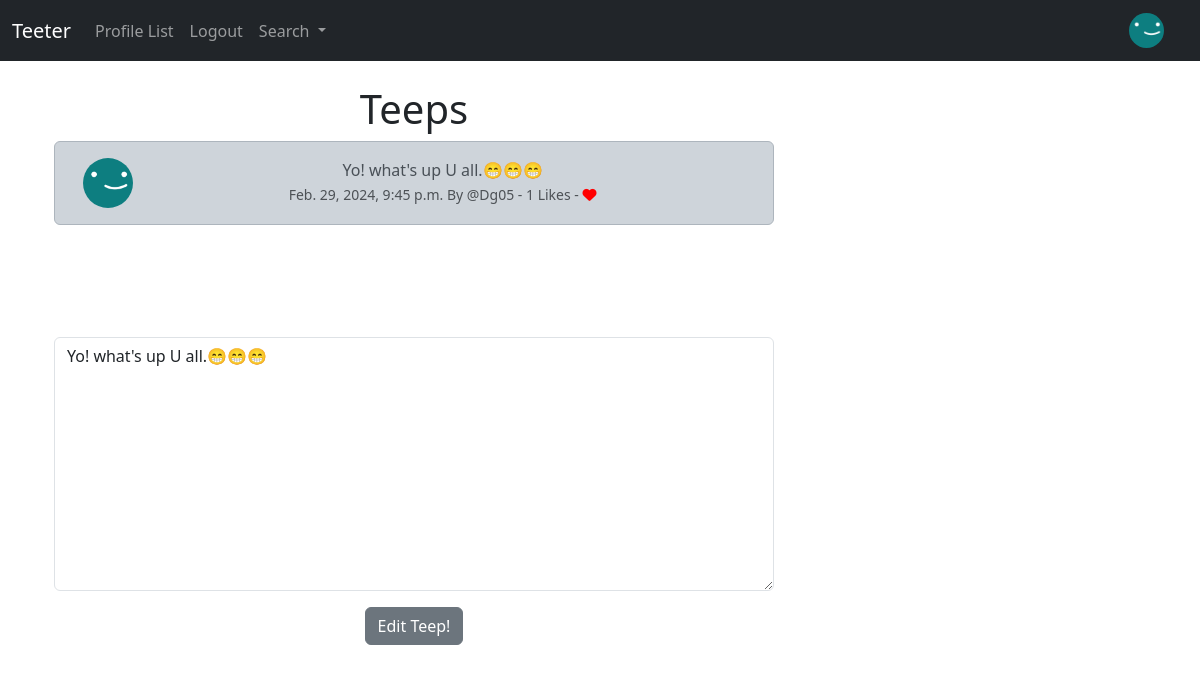
The page /teep_edit/7 (signed in) on the database its author committed.
### teeter/models.py (models this page shows, shortened)
class Profile(models.Model):
    user = models.OneToOneField(User, on_delete=models.CASCADE)
    follows = models.ManyToManyField("self",
        related_name="followed_by",
        symmetrical=False,
        blank=True)
    date_modified = models.DateTimeField(User, auto_now=True)
    profile_image = models.ImageField(null=True, blank=True, upload_to='images/')
    profile_bio = models.CharField(null=True, blank=True, max_length=500)
    website_link = models.CharField(null=True, blank=True, max_length=150)
    instagram_link = models.CharField(null=True, blank=True, max_length=150)
    facebook_link = models.CharField(null=True, blank=True, max_length=150)
    linkedin_link = models.CharField(null=True, blank=True, max_length=150)

class Teep(models.Model):
    user = models.ForeignKey(
        User, related_name='teeps',
        on_delete=models.DO_NOTHING
    )
    body=models.CharField(max_length=200)
    created_at = models.DateTimeField(auto_now_add=True)
    likes = models.ManyToManyField(User, related_name="teep_like", blank=True)
    def number_of_likes(self):
        return self.likes.count()

### teeter/views.py (the view)
# urls.py: path('teep_edit/<int:pk>', teep_edit, name='teep_edit'),
def teep_edit(request, pk):
    if request.user.is_authenticated:
        teep = get_object_or_404(Teep, id=pk)
        if request.user.username == teep.user.username:
            form = TeepForm(request.POST or None, instance=teep)
            if request.method == "POST":
                if form.is_valid():
                    teep = form.save(commit=False)
                    teep.user = request.user
                    teep.save()
                    messages.success(request, ('Your Teep has been updated Successfully!'))
                    return redirect('home')
            else:
                return render(request, 'teep_edit.html', {'form': form, 'teep': teep})
        else:
            messages.error(request, ("Sorry, You can't edit this teep!"))
            return redirect('home')
    else:
        messages.error(request, ('Please Login to delete this teep!'))
        return redirect(request.META.get("HTTP_REFERER"))

### teeter/forms.py
class TeepForm(forms.ModelForm):
    body= forms.CharField(required=True,
        widget = forms.Textarea(
            attrs={
                "placeholder": "Enter your Teeter Teep!",
                "class": "form-control",
            }
        ),
        label='',
    )
    class Meta:
        model = Teep
        exclude = ('user', 'likes', )

### teeter/templates/teep_edit.html (shortened to what this page needs)
{% extends 'base.html' %}
{% load static %}
{% block content %}
  <div class="container text-center">
    <div class="row">
      <div class="col-8">
        <h1>Teeps</h1>
          <div class="alert alert-dark" role="alert">
            <div class="container">
              <div class="row">
                <div class="col-1">
                  {% if teep.user.profile.profile_image %}
                    <img src="{{ teep.user.profile.profile_image.url }}" width=50 height=50 class="rounded-circle" alt="{{ profile.user.username }}">
                  {% else %}
                    <img src="{% static 'images/profile-icon.jpeg' %}" width=50 height=50 class="rounded-circle" alt="{{ profile.user.username }}">
                  {% endif %}
                </div>
                <div class="col-11">
                  {{ teep.body }}<br/>
                  <small class="text-muted">
                    {{ teep.created_at }} By @{{ teep.user.username }}
                    - {{ teep.number_of_likes }} Likes -
                    {% if user in teep.likes.all %}
                    <a href="{% url 'teep_like' teep.id %}">
                      <i class="fa-solid fa-heart" style="color:red"></i>
                    </a>
                    {% else %}
                    <a href="{% url 'teep_like' teep.id %}">
                      <i class="fa fa-heart-o" style="color:red"></i>
                    </a>
                    {% endif %}
                  </small>
                </div>
              </div>
            </div>
          </div>
          <br/><br/>
    <br/><br/>
    {% if form %}
        <form method="POST">
            {{ form.as_p }}
            <button type="submit" class="btn btn-secondary">Edit Teep!</button>
        </form>
    {% endif %}
    </div>
{% endblock %}

### teeter/templates/navbar.html (shortened to what this page needs)
<nav class="navbar navbar-expand-lg navbar-dark bg-dark">
{% load static %}
    <div class="container-fluid">
      <a class="navbar-brand" href="{% url 'home' %}">Teeter</a>
      <div class="collapse navbar-collapse" id="navbarSupportedContent">
        <ul class="navbar-nav me-auto mb-2 mb-lg-0">
          <li class="nav-item">
            <a class="nav-link" href="{% url 'profile_list' %}">Profile List</a>
          </li>
          {% if user.is_authenticated %}
            <li class="nav-item">
              <a class="nav-link" href="{% url 'logout' %}">Logout</a>
            </li>
          {% endif %}
          <li class="nav-item dropdown">
            <a class="nav-link dropdown-toggle" href="#" role="button" data-bs-toggle="dropdown" aria-expanded="false">
              Search
            </a>
          </li>
        </ul>
        {% if user.is_authenticated %}
          <ul class="navbar-nav ml-auto">
            <li class="nav-link navbar-brand">
              <a href="{% url 'profile' request.user.id %}">
                {% if user.profile.profile_image %}
                  <img src="{{ user.profile.profile_image.url }}" class="rounded-circle" width=35>
                {% else %}
                  <img src="{% static 'images/profile-icon.jpeg' %}" class="img-fluid rounded-circle" alt="Profile Image" width=35>
                {% endif %}
              </a>
            </li>
          </ul>
        {% endif %}
      </div>
    </div>
  </nav>

### rows shown on the page
Teep: user.profile.profile_image (picture), body "Yo! what's up U all.😁😁😁", created_at "Feb. 29, 2024, 9:45 p.m.", user.username "Dg05", number_of_likes "1"
